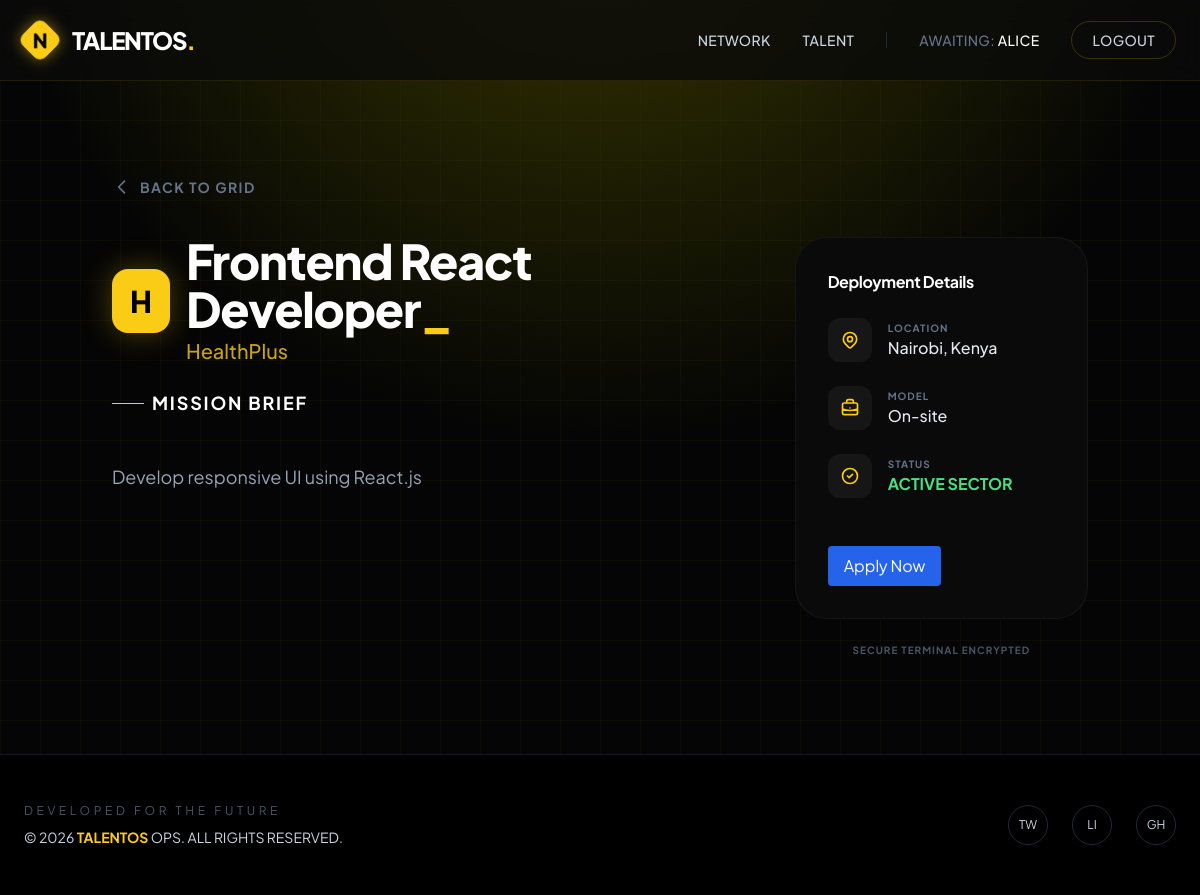
Screenshot of /jobs/2/ (signed in) with the database file from the repository.
### members/models.py (models this page shows, shortened)
class User(AbstractUser):
    email = models.EmailField(unique=True)
    USERNAME_FIELD = "email"
    REQUIRED_FIELDS = ["username"]

class Organization(models.Model):
    name = models.CharField(max_length=255)
    slug = models.SlugField(unique=True)
    description = models.TextField(blank=True)
    website = models.URLField(blank=True)
    created_at = models.DateTimeField(auto_now_add=True)

### jobs/models.py (models this page shows, shortened)
class Job(models.Model):
    organization = models.ForeignKey(
        Organization,
        on_delete=models.CASCADE,
        related_name="jobs"
    )
    title = models.CharField(max_length=255)
    description = models.TextField()
    LOCATION_CHOICES = [
        ("remote", "Remote"),
        ("onsite", "On-site"),
        ("hybrid", "Hybrid"),
    ]
    location_type = models.CharField(
        max_length=20,
        choices=LOCATION_CHOICES
    )
    location = models.CharField(max_length=255, blank=True)
    is_active = models.BooleanField(default=True)
    created_at = models.DateTimeField(auto_now_add=True)
    expires_at = models.DateTimeField(null=True, blank=True)

### jobs/views.py (the view)
# urls.py: path('<int:pk>/', views.job_detail, name='job_detail'),    # /jobs/1/ -> job detail
def job_detail(request, pk):
    job = get_object_or_404(Job, pk=pk)
    can_edit = False
    if request.user.is_authenticated:
        can_edit = Membership.objects.filter(
            user=request.user,
            organization=job.organization,
            role__in=["employer", "admin"]
        ).exists()
    return render(request, "jobs/job_detail.html", {"job": job, "can_edit": can_edit})

### jobs/templates/jobs/job_detail.html (shortened to what this page needs)
{% extends "members/base.html" %}
{% block content %}
<div class="max-w-5xl mx-auto px-6 py-12">
    <a href="{% url 'job_list' %}" class="inline-flex items-center gap-2 text-slate-500 hover:text-yellow-400 transition-colors mb-10 group">
        <svg class="w-5 h-5 transform group-hover:-translate-x-1 transition-transform" fill="none" stroke="currentColor" viewBox="0 0 24 24">
            <path stroke-linecap="round" stroke-linejoin="round" stroke-width="2" d="M15 19l-7-7 7-7" />
        </svg>
        <span class="text-sm font-bold uppercase tracking-widest">Back to Grid</span>
    </a>
    <div class="grid grid-cols-1 lg:grid-cols-3 gap-12">
        <div class="lg:col-span-2 space-y-12">
            <section>
                <div class="flex items-center gap-4 mb-6">
                    <div class="h-16 w-16 rounded-2xl bg-yellow-400 flex items-center justify-center text-black font-black text-3xl shadow-[0_0_30px_rgba(250,204,21,0.3)]">
                        {{ job.organization.name|slice:":1" }}
                    </div>
                    <div>
                        <h1 class="text-4xl md:text-5xl font-black text-white tracking-tight">
                            {{ job.title }}<span class="text-yellow-400">_</span>
                        </h1>
                        <p class="text-xl text-yellow-400/80 font-medium mt-1">{{ job.organization.name }}</p>
                    </div>
                </div>
                <div class="prose prose-invert max-w-none">
                    <h3 class="text-white text-lg font-bold uppercase tracking-widest mb-4 flex items-center gap-2">
                        <span class="w-8 h-[1px] bg-yellow-400"></span>
                        Mission Brief
                    </h3>
                    <p class="text-slate-400 text-lg leading-relaxed whitespace-pre-line">
                        {{ job.description }}
                    </p>
                </div>
            </section>
        </div>
        <div class="space-y-6">
            <div class="bg-[#0A0A0A] border border-white/5 rounded-[2rem] p-8 sticky top-28">
                <h3 class="text-white font-bold mb-6 tracking-tight">Deployment Details</h3>
                <div class="space-y-6 mb-8">
                    <div class="flex items-center gap-4">
                        <div class="p-3 rounded-xl bg-white/5 text-yellow-400">
                        </div>
                        <div>
                            <p class="text-[10px] uppercase tracking-widest text-slate-500 font-bold">Location</p>
                            <p class="text-slate-200 font-medium">{{ job.location }}</p>
                        </div>
                    </div>
                    <div class="flex items-center gap-4">
                        <div class="p-3 rounded-xl bg-white/5 text-yellow-400">
                        </div>
                        <div>
                            <p class="text-[10px] uppercase tracking-widest text-slate-500 font-bold">Model</p>
                            <p class="text-slate-200 font-medium">{{ job.get_location_type_display }}</p>
                        </div>
                    </div>
                    <div class="flex items-center gap-4">
                        <div class="p-3 rounded-xl bg-white/5 text-yellow-400">
                            <svg class="w-5 h-5" fill="none" stroke="currentColor" viewBox="0 0 24 24"><path stroke-linecap="round" stroke-linejoin="round" stroke-width="2" d="M9 12l2 2 4-4m6 2a9 9 0 11-18 0 9 9 0 0118 0z"/></svg>
                        </div>
                        <div>
                            <p class="text-[10px] uppercase tracking-widest text-slate-500 font-bold">Status</p>
                            <p class="font-bold {% if job.is_active %}text-green-400{% else %}text-red-400{% endif %}">
                                {% if job.is_active %}ACTIVE SECTOR{% else %}CLOSED{% endif %}
                            </p>
                        </div>
                    </div>
                </div>
                {% if can_edit %}
                    <a href="{% url 'job_edit' job.id %}" class="bg-yellow-500 text-white px-4 py-2 rounded hover:bg-yellow-600 mt-4 inline-block">Edit Job</a>
                {% else %}
                    <a href="{% url 'job_apply' job.id %}" class="bg-blue-600 text-white px-4 py-2 rounded hover:bg-blue-700 mt-4 inline-block">Apply Now</a>
                {% endif %}
            </div>
            <p class="text-center text-[10px] text-slate-600 uppercase tracking-widest font-bold">Secure Terminal Encrypted</p>
        </div>
    </div>
</div>
{% endblock %}

### members/templates/members/base.html (shortened to what this page needs)
<!DOCTYPE html>
<html lang="en" class="scroll-smooth">
<head>
    <script src="https://cdn.tailwindcss.com"></script>
</head>
<body class="text-slate-300 min-h-screen flex flex-col">
    <nav class="glass-nav sticky top-0 z-50">
        <div class="max-w-7xl mx-auto px-6 h-20 flex justify-between items-center">
            <div class="flex items-center gap-2">
                <div class="h-8 w-8 bg-yellow-400 rounded-lg rotate-45 flex items-center justify-center shadow-[0_0_15px_rgba(250,204,21,0.5)]">
                    <div class="-rotate-45 text-black font-black text-xl">N</div>
                </div>
                <a href="{% url 'home' %}" class="group flex items-center no-underline">
                    <h1 class="text-2xl font-extrabold tracking-tighter text-white ml-2 transition-all group-hover:opacity-80">
                        TALENTOS<span class="text-yellow-400 group-hover:animate-pulse">.</span>
                    </h1>
                </a>
            </div>
            <div class="hidden md:flex items-center gap-8 text-sm font-medium tracking-wide">
                <a href="{% url 'dashboard' %}" class="hover:text-yellow-400 transition-colors uppercase">Network</a>
                <a href="#" class="hover:text-yellow-400 transition-colors uppercase">Talent</a>
                {% if user.is_authenticated %}
                    <span class="text-slate-500 uppercase">Awaiting: <span class="text-white">{{ user.username }}</span></span>
                    <form method="post" action="{% url 'logout' %}" style="display:inline;">
                        <button type="submit" class="border border-yellow-400/20 px-5 py-2 rounded-full hover:bg-yellow-400 hover:text-black transition-all">
                            LOGOUT
                        </button>
                    </form>
                {% else %}
                    <a href="{% url 'login' %}" class="hover:text-yellow-400 transition-colors uppercase">Access</a>
                    <a href="{% url 'signup' %}" class="btn-yellow text-black px-6 py-2.5 rounded-full font-bold uppercase tracking-wider">Join TALENTOS</a>
                {% endif %}
            </div>
        </div>
    </nav>
    <main class="flex-grow">
        <div class="max-w-7xl mx-auto px-6 py-12">
            {% block content %}{% endblock %}
        </div>
    </main>
    <footer class="border-t border-slate-900 bg-black py-12">
        <div class="max-w-7xl mx-auto px-6 flex flex-col md:flex-row justify-between items-center gap-8">
            <div class="text-center md:text-left">
                <p class="text-xs uppercase tracking-[0.3em] text-slate-600 mb-2">Developed for the Future</p>
                <p class="text-sm">&copy; 2026 <span class="text-yellow-400 font-bold">TALENTOS</span> OPS. ALL RIGHTS RESERVED.</p>
            </div>
            <div class="flex gap-6">
                <div class="h-10 w-10 border border-slate-800 rounded-full flex items-center justify-center hover:border-yellow-400 transition-colors cursor-pointer">
                    <span class="text-xs">TW</span>
                </div>
                <div class="h-10 w-10 border border-slate-800 rounded-full flex items-center justify-center hover:border-yellow-400 transition-colors cursor-pointer">
                    <span class="text-xs">LI</span>
                </div>
                <div class="h-10 w-10 border border-slate-800 rounded-full flex items-center justify-center hover:border-yellow-400 transition-colors cursor-pointer">
                    <span class="text-xs">GH</span>
                </div>
            </div>
        </div>
    </footer>
</body>
</html>

### members/templates/members/base.html (style rules this page uses)
body { font-family: 'Plus Jakarta Sans', sans-serif; background-color: #050505; background-image: radial-gradient(circle at 50% -20%, #3e3e00 0%, transparent 50%), linear-gradient(rgba(250, 204, 21, 0.03) 1px, transparent 1px), linear-gradient(90deg, rgba(250, 204, 21, 0.03) 1px, transparent 1px); background-size: 100% 100%, 40px 40px, 40px 40px; }
.glass-nav { background: rgba(10, 10, 10, 0.8); backdrop-filter: blur(12px); border-bottom: 1px solid rgba(250, 204, 21, 0.1); }

### rows the page displays
User: username "ALICE"
Job: organization.name "H", title "Frontend React Developer", organization.name "HealthPlus", description "Develop responsive UI using React.js", location "Nairobi, Kenya", location_type "On-site"
